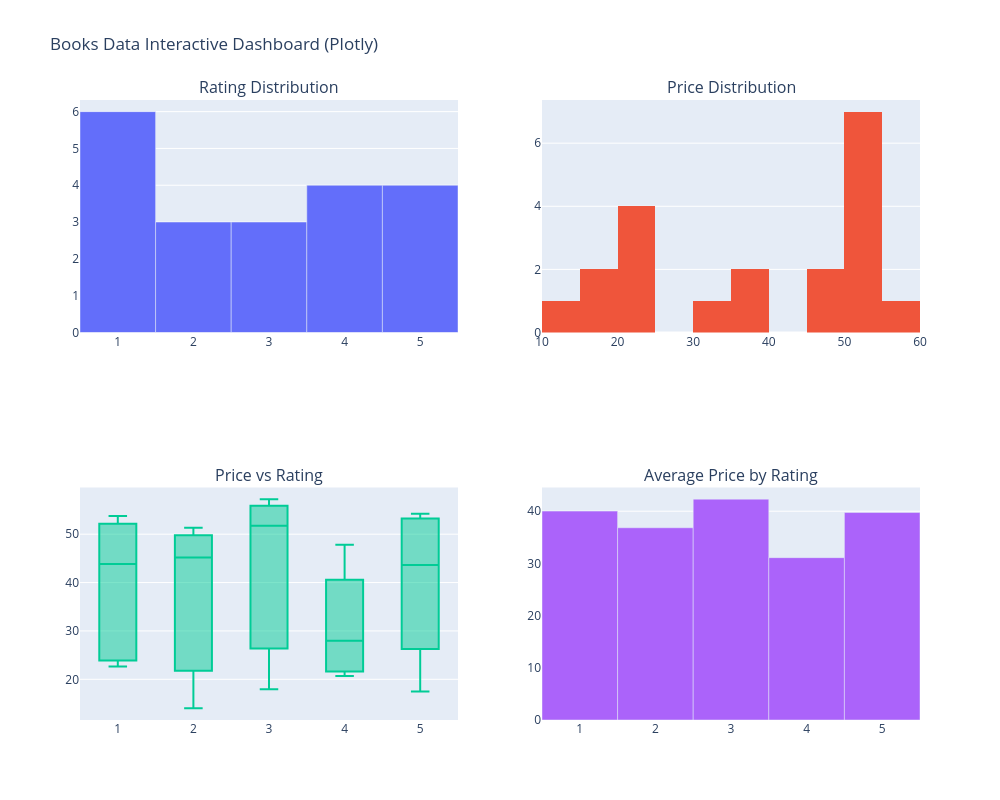

Source (notebook cell):
### Code cell
fig = sp.make_subplots(
    rows=2, cols=2,
    subplot_titles=(
        "Rating Distribution",
        "Price Distribution",
        "Price vs Rating",
        "Average Price by Rating"
    )
)

rating_count = data["Rating"].value_counts().sort_index()
fig.add_trace(
    go.Bar(x=rating_count.index, y=rating_count.values, name="Ratings"),
    row=1, col=1
)

fig.add_trace(
    go.Histogram(x=data["Price"], nbinsx=15, name="Price"),
    row=1, col=2
)

fig.add_trace(
    go.Box(x=data["Rating"], y=data["Price"], name="Price vs Rating"),
    row=2, col=1
)

avg_price = data.groupby("Rating")["Price"].mean()
fig.add_trace(
    go.Bar(x=avg_price.index, y=avg_price.values, name="Avg Price"),
    row=2, col=2
)

# Layout settings
fig.update_layout(
    height=800,
    width=1000,
    title_text="Books Data Interactive Dashboard (Plotly)",
    showlegend=False
)

fig.show()

### Figure 1 — Plotly figure (JSON) as saved in the notebook; plotly's stock layout.template omitted (floating-point values rounded to 4 significant figures)
{"data": [{"name": "Ratings", "type": "bar", "x": [1, 2, 3, 4, 5], "xaxis": "x", "y": [6, 3, 3, 4, 4], "yaxis": "y"}, {"name": "Price", "nbinsx": 15, "type": "histogram", "x": [51.77, 53.74, 50.1, 47.82, 54.23, 22.65, 33.34, 17.93, 22.6, 52.15, 13.99, 20.66, 17.46, 52.29, 35.02, 57.25, 23.88, 37.59, 51.33, 45.17], "xaxis": "x2", "yaxis": "y2"}, {"name": "Price vs Rating", "type": "box", "x": [3, 1, 1, 4, 5, 1, 4, 3, 4, 1, 2, 4, 5, 5, 5, 3, 1, 1, 2, 2], "xaxis": "x3", "y": [51.77, 53.74, 50.1, 47.82, 54.23, 22.65, 33.34, 17.93, 22.6, 52.15, 13.99, 20.66, 17.46, 52.29, 35.02, 57.25, 23.88, 37.59, 51.33, 45.17], "yaxis": "y3"}, {"name": "Avg Price", "type": "bar", "x": [1, 2, 3, 4, 5], "xaxis": "x4", "y": [40.02, 36.83, 42.32, 31.11, 39.75], "yaxis": "y4"}], "layout": {"annotations": [{"font": {"size": 16}, "showarrow": false, "text": "Rating Distribution", "x": 0.225, "xanchor": "center", "xref": "paper", "y": 1, "yanchor": "bottom", "yref": "paper"}, {"font": {"size": 16}, "showarrow": false, "text": "Price Distribution", "x": 0.775, "xanchor": "center", "xref": "paper", "y": 1, "yanchor": "bottom", "yref": "paper"}, {"font": {"size": 16}, "showarrow": false, "text": "Price vs Rating", "x": 0.225, "xanchor": "center", "xref": "paper", "y": 0.375, "yanchor": "bottom", "yref": "paper"}, {"font": {"size": 16}, "showarrow": false, "text": "Average Price by Rating", "x": 0.775, "xanchor": "center", "xref": "paper", "y": 0.375, "yanchor": "bottom", "yref": "paper"}], "height": 800, "showlegend": false, "title": {"text": "Books Data Interactive Dashboard (Plotly)"}, "width": 1000, "xaxis": {"anchor": "y", "domain": [0, 0.45]}, "xaxis2": {"anchor": "y2", "domain": [0.55, 1]}, "xaxis3": {"anchor": "y3", "domain": [0, 0.45]}, "xaxis4": {"anchor": "y4", "domain": [0.55, 1]}, "yaxis": {"anchor": "x", "domain": [0.625, 1]}, "yaxis2": {"anchor": "x2", "domain": [0.625, 1]}, "yaxis3": {"anchor": "x3", "domain": [0, 0.375]}, "yaxis4": {"anchor": "x4", "domain": [0, 0.375]}}}
